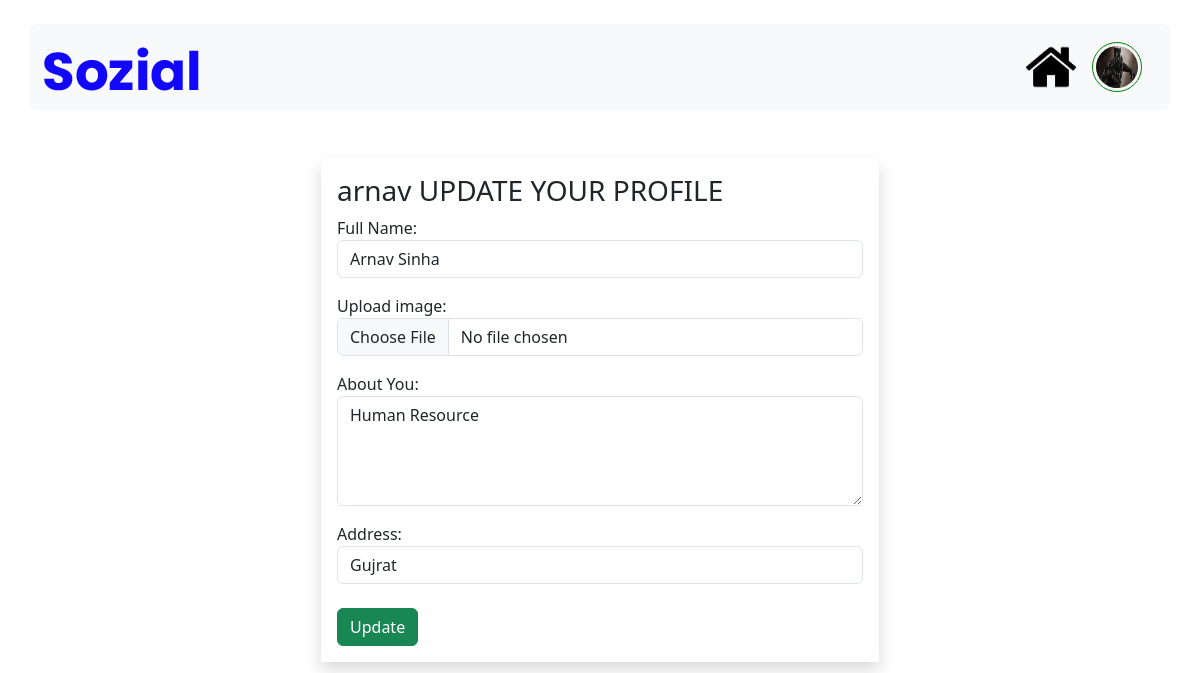
Screenshot of /editprofile (signed in) with the database file from the repository.
### home/models.py (models this page shows, shortened)
class Profile(models.Model):
    user = models.OneToOneField(User, on_delete=models.CASCADE, null=True)
    id_user= models.IntegerField(null=True)
    full_name= models.CharField(max_length=100)
    image = models.ImageField(upload_to='media')
    bio = models.TextField()
    location = models.CharField(max_length=100)

### home/views.py (the view)
# urls.py: path('editprofile', views.editprofile, name='editprofile'),
@login_required(login_url='signin')
def editprofile(request):
    profile_obj = Profile.objects.get(user = request.user)
    if request.method == 'POST':
        pe_form = ProfileModelForm(request.POST, request.FILES, instance=profile_obj)
        if pe_form.is_valid():
            pe_form.save()
            return redirect('home')
    else:
        pe_form = ProfileModelForm(instance=profile_obj)
    context = {
        'profile_obj' : profile_obj,
        'pe_form' : pe_form
    }
    return render(request, 'editprofile.html', context)

### home/forms.py
class ProfileModelForm(forms.ModelForm):
    full_name = forms.CharField(
        label='Full Name',
        widget= forms.TextInput(attrs={
            'class' : 'form-control',
            'type' : 'text',
            'placeholder' : 'full name'
        })
    )
    image = forms.FileField(
        label= 'Upload image',
        widget= forms.FileInput(attrs={
            'class' : 'form-control',
            'type' : 'file',
            'accept' : 'image/jpeg, image/png'
        })
    )
    bio = forms.CharField(
        label= 'About You',
        widget= forms.Textarea(attrs={
            'class' : 'form-control',
            'rows' : 4,
            'placeholder': 'about yourself'
        })
    )
    location = forms.CharField(
        label='Address',
        widget= forms.TextInput(attrs={
            'class' : 'form-control',
            'type' : 'text',
            'placeholder' : 'address'
        })
    )
    class Meta:
        model = Profile
        fields = ['full_name', 'image', 'bio', 'location']
        exclude = ['user', 'id_user']

### templates/editprofile.html (shortened to what this page needs)
{% extends 'base.html' %}
{% block content  %}
<div class="container mt-5 mb-5 d-flex justify-content-center">
    <form method="POST" class="shadow p-3 w-50" enctype="multipart/form-data">
        <h3>{{profile_obj.user.username}} UPDATE YOUR PROFILE</h3>
        {{pe_form.as_p}}
        <button type="submit" class="btn btn-success mt-2">Update </button>
    </form>
</div>
{% endblock content %}

### templates/navbar.html (shortened to what this page needs)
<nav class="navbar navbar-expand-lg mt-4 bg-light rounded container">
    <div class="container-fluid">
      <a class="navbar-brand" href="{% url 'home' %}">
        <img src="/static/images/logo4.png" style="width: 160px; height: 60px;">
      </a>
      <div class="collapse navbar-collapse" id="navbarSupportedContent">
        <ul class="navbar-nav me-2 mb-2 mb-lg-0">
          <li class="nav-item">
            <a class="nav-link active" aria-current="page" href="{% url 'home' %}">
              <img src="/static/images/home.png" style="width: 50px; height: 50px;">
            </a>
          </li>
          {% if user.is_authenticated %}
        <li class="nav-item dropdown">
          {% if user.profile.image %}
          <a class="nav-link " href="#" role="button" data-bs-toggle="dropdown" aria-expanded="false">
            <img src="{{user.profile.image.url}}" style="border: 1px solid green;
                    border-radius: 50%; width: 50px; height: 50px; padding: 3px;">
          </a>
          {% else %}
          <a class="nav-link " href="#" role="button" data-bs-toggle="dropdown" aria-expanded="false">
            <img src="/static/images/dummy.png" style="border: 1px solid green;
                    border-radius: 50%; width: 50px; height: 50px; padding: 3px;">
          </a>
          {% endif %}
        </li>
        {% endif %}
      </ul>
      </div>
    </div>
  </nav>

### rows the page displays
Profile: user.username "arnav", full_name "Arnav Sinha", bio "Human Resource", location "Gujrat"
